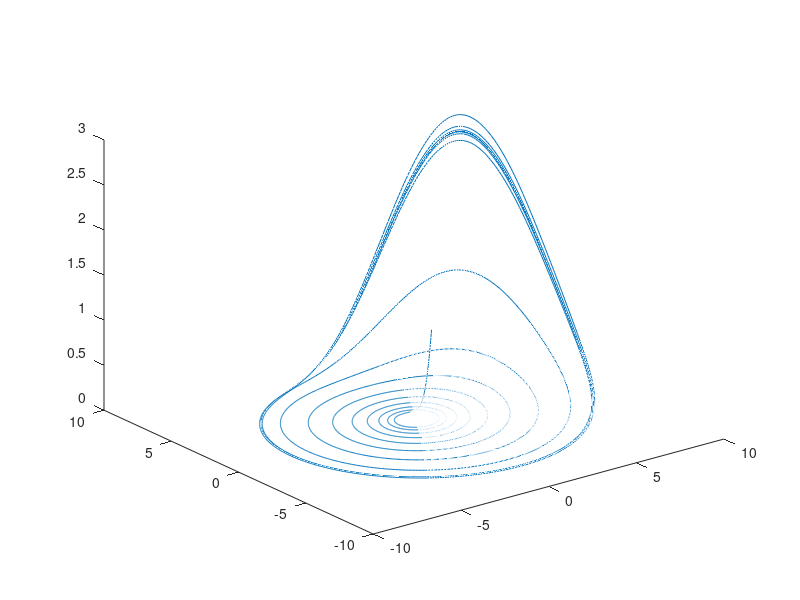

Recreate this plot in MATLAB.
function plot_Rossler()

[t,Salida] = ode45(@rossler,[0:0.01:500],[1 0 1]);
plot3(Salida(:,1),Salida(:,2),Salida(:,3))

function salida = rossler(t,Y)

x = Y(1); y = Y(2); z = Y(3);

a = 0.1; b = 0.36; c = 5.7;

salida(1) = -y - z;
salida(2) = x + a*y;
salida(3) = b + z*(x-c);
salida = salida';
